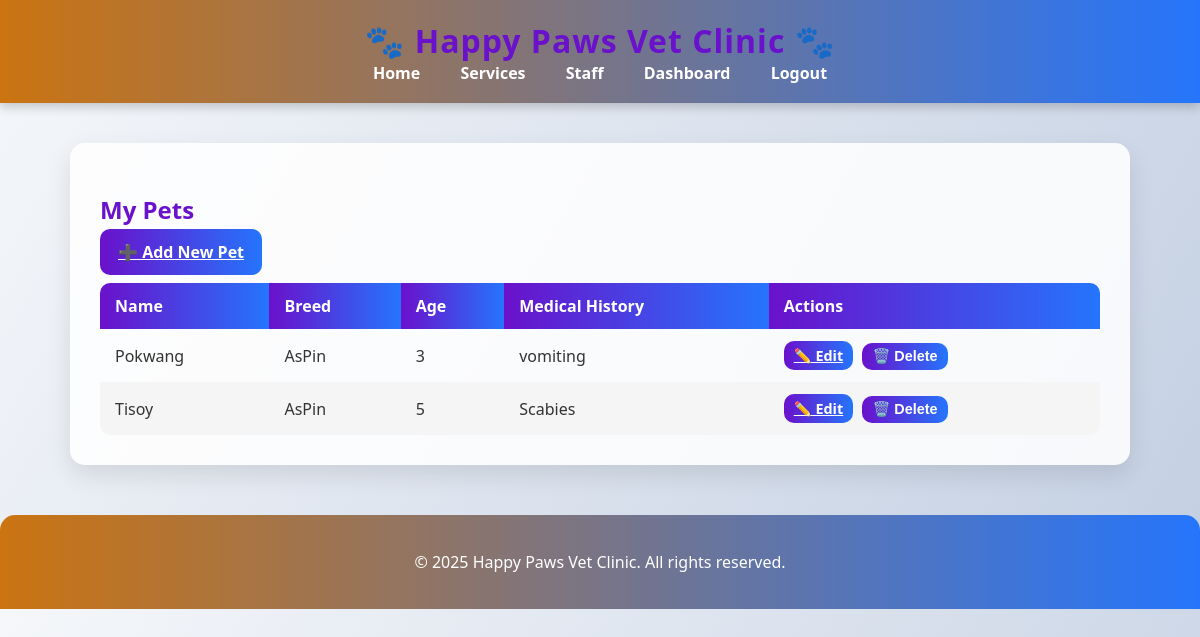
The page /pets (signed in) on the database its author committed.
### app.py (models this page shows)
class Pet(db.Model):
    id = db.Column(db.Integer, primary_key=True)
    name = db.Column(db.String(80), nullable=False)
    breed = db.Column(db.String(80))
    age = db.Column(db.Integer)
    medical_history = db.Column(db.Text)
    owner_id = db.Column(db.Integer, db.ForeignKey('user.id'), nullable=False)
    appointments = db.relationship('Appointment', backref='pet', lazy=True, cascade="all, delete")

### app.py (the view)
@app.route('/pets')
@login_required
def pets_list():
    return render_template('pets.html', pets=current_user.pets)

### app.py (called while the page is built)
@login_manager.user_loader
def load_user(user_id):
    return User.query.get(int(user_id))

@app.before_request
def create_tables_once():
    if not getattr(app, 'db_initialized', False):
        db.create_all()
        app.db_initialized = True

### templates/pets.html
{% extends "base.html" %}
{% block content %}
<h2>My Pets</h2>
<a class="btn btn-success" href="{{ url_for('pet_new') }}">➕ Add New Pet</a>
{% if pets %}
<table class="table table-striped table-bordered mt-3">
    <thead class="thead-light">
        <tr>
            <th>Name</th>
            <th>Breed</th>
            <th>Age</th>
            <th>Medical History</th>
            <th>Actions</th>
        </tr>
    </thead>
    <tbody>
        {% for pet in pets %}
        <tr>
            <td>{{ pet.name }}</td>
            <td>{{ pet.breed or '-' }}</td>
            <td>{{ pet.age or '-' }}</td>
            <td>{{ pet.medical_history or 'None' }}</td>
            <td>
                <a href="{{ url_for('pet_edit', id=pet.id) }}" class="btn btn-sm btn-primary mb-1">✏️ Edit</a>
                <form action="{{ url_for('pet_delete', id=pet.id) }}" method="POST" style="display:inline;">
                    <button type="submit" class="btn btn-sm btn-danger mb-1"
                            onclick="return confirm('Are you sure you want to delete this pet?')">
                        🗑️ Delete
                    </button>
                </form>
            </td>
        </tr>
        {% endfor %}
    </tbody>
</table>
{% else %}
<p class="mt-3">No pets found. <a href="{{ url_for('pet_new') }}">Add your first pet</a>.</p>
{% endif %}
{% endblock %}

### static/style.css (style rules this page uses)
body { font-family: 'Segoe UI', Tahoma, Geneva, Verdana, sans-serif; margin: 0; padding: 0; background: linear-gradient(120deg, #f5f7fa, #c3cfe2); color: #333; }
h1, h2, h3 { color: #6a11cb; font-weight: 700; margin-bottom: 15px; }
form { display: flex; flex-direction: column; gap: 15px; }
.btn { background: linear-gradient(90deg, #6a11cb, #2575fc); color: white; border: none; padding: 12px 18px; border-radius: 10px; cursor: pointer; font-weight: 600; transition: all 0.3s ease; }
.btn-sm { padding: 5px 10px; font-size: 0.9rem; }
table { width: 100%; border-collapse: collapse; margin-top: 20px; border-radius: 10px; overflow: hidden; }
th, td { padding: 12px 15px; text-align: left; }
th { background: linear-gradient(90deg, #6a11cb, #2575fc); color: white; }
tr:nth-child(even) { background-color: #f5f5f5; }
td form, td a { display: inline-block; }
td a.btn-sm { margin-right: 5px; }

### rows shown on the page
Pet: name "Pokwang", breed "AsPin", age "3", medical_history "vomiting"
Pet: name "Tisoy", breed "AsPin", age "5", medical_history "Scabies"
